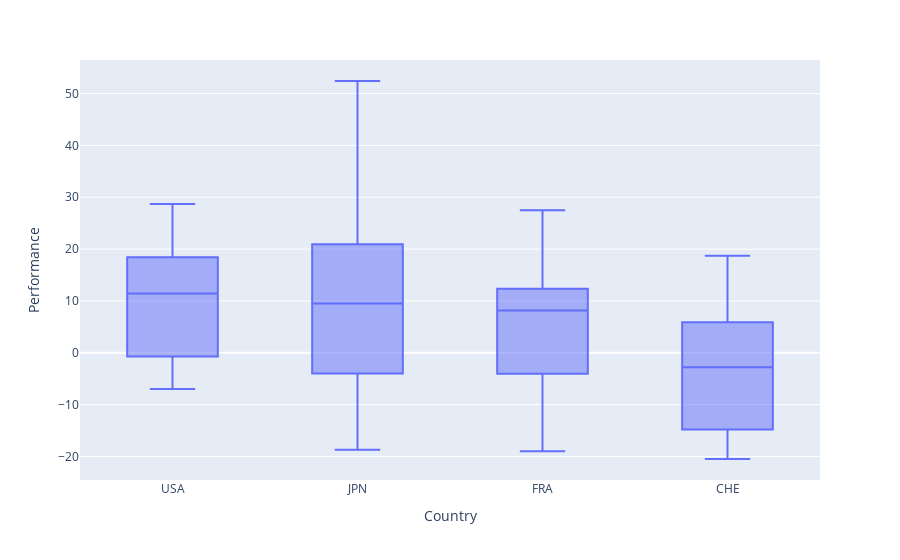

The code cell stored with this chart in its notebook:
### Code cell
fig=px.box(df, x="Country", y="Performance")
fig.show()

### Figure 1 — Plotly figure (JSON) as saved in the notebook; plotly's stock layout.template omitted (floating-point values rounded to 4 significant figures)
{"data": [{"alignmentgroup": "True", "hoverlabel": {"namelength": 0}, "hovertemplate": "Country=%{x}<br>Performance=%{y}", "legendgroup": "", "marker": {"color": "#636efa"}, "name": "", "notched": false, "offsetgroup": "", "orientation": "v", "showlegend": false, "type": "box", "x": ["USA", "JPN", "FRA", "CHE", "USA", "JPN", "FRA", "CHE", "USA", "JPN", "FRA", "CHE", "USA", "JPN", "FRA", "CHE", "USA", "JPN", "FRA", "CHE", "USA", "JPN", "FRA", "CHE", "USA", "JPN", "FRA", "CHE", "USA", "JPN", "FRA", "CHE", "USA", "JPN", "FRA", "CHE", "USA", "JPN", "FRA", "CHE"], "x0": " ", "xaxis": "x", "y": [11.0, -3.997, -4.066, -20.49, -1.122, -18.68, -19.0, -14.82, 11.68, 21.44, 12.35, -5.726, 26.39, 52.42, 15.05, 18.7, 12.39, 9.692, 1.076, 4.711, -0.6928, 9.334, 9.991, -8.053, 11.24, 3.595, 7.515, 0.09866, 18.42, 16.18, 8.811, 5.886, -7.009, -14.85, -10.55, -15.25, 28.71, 20.93, 27.48, 10.04], "y0": " ", "yaxis": "y"}], "layout": {"boxmode": "group", "legend": {"tracegroupgap": 0}, "margin": {"t": 60}, "xaxis": {"anchor": "y", "domain": [0, 1], "title": {"text": "Country"}}, "yaxis": {"anchor": "x", "domain": [0, 1], "title": {"text": "Performance"}}}}
